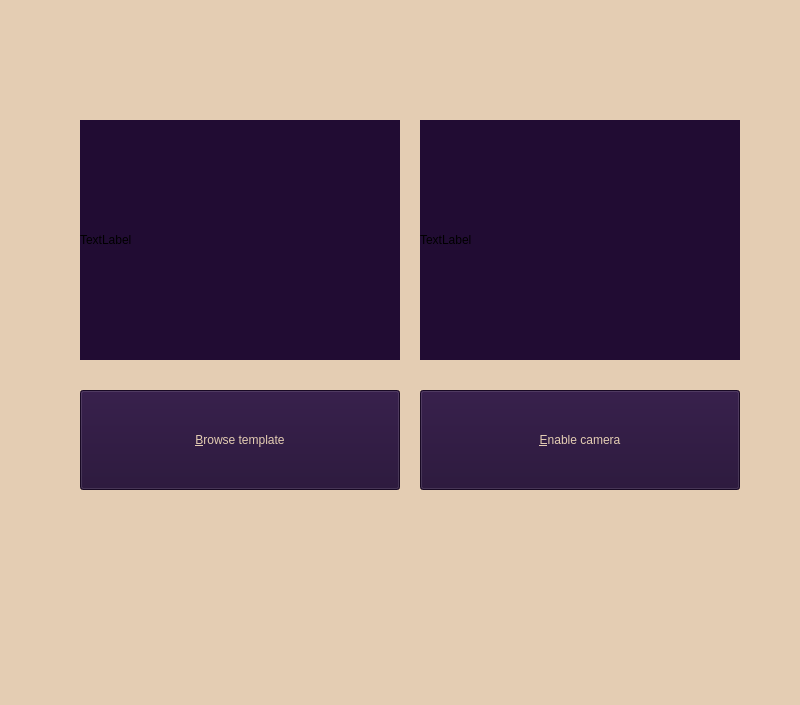
<?xml version="1.0" encoding="UTF-8"?>
<ui version="4.0">
 <class>MainWindow</class>
 <widget class="QMainWindow" name="MainWindow">
  <property name="geometry">
   <rect>
    <x>0</x>
    <y>0</y>
    <width>800</width>
    <height>705</height>
   </rect>
  </property>
  <property name="windowTitle">
   <string>SIFT Demo</string>
  </property>
  <property name="styleSheet">
   <string notr="true">background-color: rgb(228, 205, 179)</string>
  </property>
  <widget class="QWidget" name="centralwidget">
   <widget class="QPushButton" name="browse_button">
    <property name="geometry">
     <rect>
      <x>80</x>
      <y>390</y>
      <width>320</width>
      <height>100</height>
     </rect>
    </property>
    <property name="styleSheet">
     <string notr="true">QPushButton { color: rgb(228, 205, 179) ; background-color: rgb(33, 12, 51) ; font: 12pt &quot;Noto Serif Display&quot;;}
</string>
    </property>
    <property name="text">
     <string>&amp;Browse template</string>
    </property>
   </widget>
   <widget class="QPushButton" name="toggle_cam_button">
    <property name="geometry">
     <rect>
      <x>420</x>
      <y>390</y>
      <width>320</width>
      <height>100</height>
     </rect>
    </property>
    <property name="styleSheet">
     <string notr="true">QPushButton { color: rgb(228, 205, 179) ; background-color: rgb(33, 12, 51) ; font: 12pt &quot;Noto Serif Display&quot;;}
</string>
    </property>
    <property name="text">
     <string>&amp;Enable camera</string>
    </property>
   </widget>
   <widget class="QLabel" name="live_image_label">
    <property name="geometry">
     <rect>
      <x>420</x>
      <y>120</y>
      <width>320</width>
      <height>240</height>
     </rect>
    </property>
    <property name="styleSheet">
     <string notr="true">QLabel{border: rgb(33, 12, 51); border-width: 3px; background: rgb(33, 12, 51); }</string>
    </property>
    <property name="text">
     <string>TextLabel</string>
    </property>
   </widget>
   <widget class="QLabel" name="template_label">
    <property name="geometry">
     <rect>
      <x>80</x>
      <y>120</y>
      <width>320</width>
      <height>240</height>
     </rect>
    </property>
    <property name="styleSheet">
     <string notr="true">QLabel{border: rgb(33, 12, 51); border-width: 3px; background: rgb(33, 12, 51);}</string>
    </property>
    <property name="text">
     <string>TextLabel</string>
    </property>
   </widget>
  </widget>
  <widget class="QMenuBar" name="menubar">
   <property name="geometry">
    <rect>
     <x>0</x>
     <y>0</y>
     <width>800</width>
     <height>22</height>
    </rect>
   </property>
  </widget>
  <widget class="QStatusBar" name="statusbar"/>
 </widget>
 <resources/>
 <connections/>
</ui>
